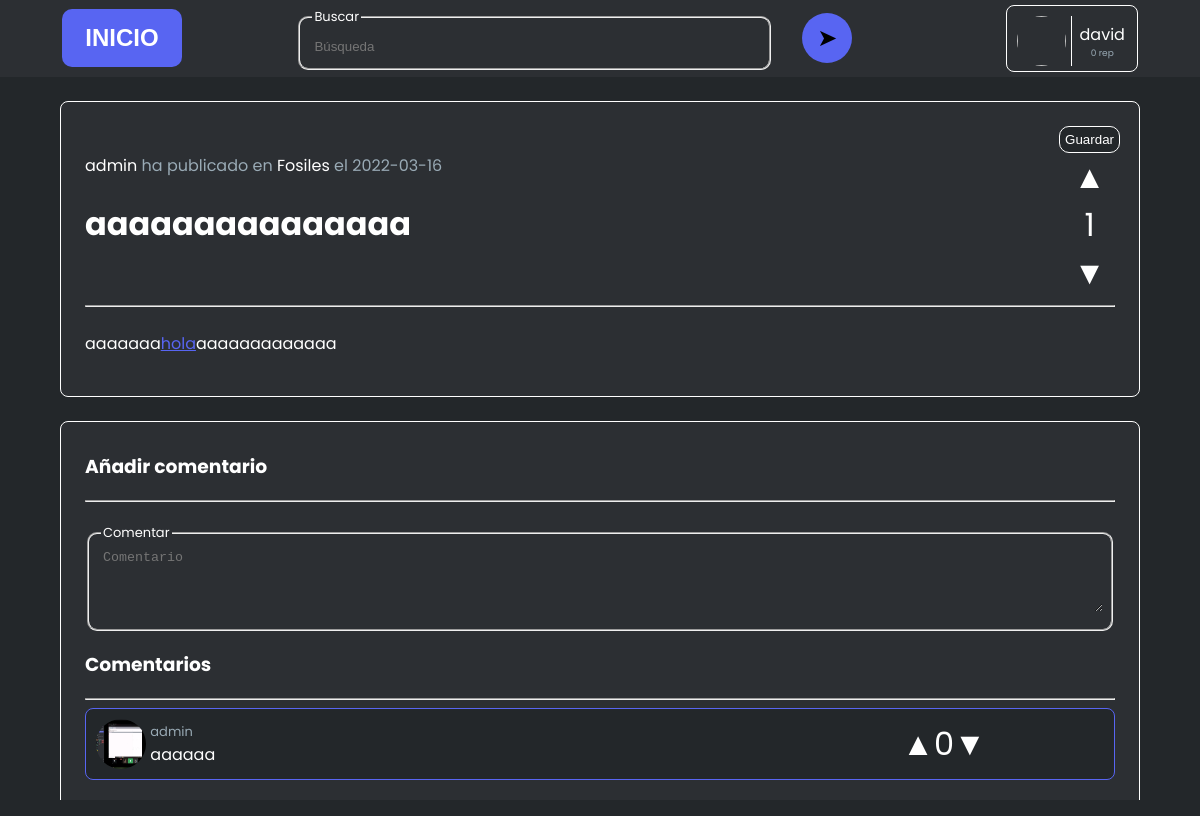
Page /sitio/art/index.php?id=11 (signed in) on the committed database.
### tables this page shows
CREATE TABLE `articulos` (
  `id` int(11) NOT NULL AUTO_INCREMENT,
  `titulo` varchar(150) DEFAULT NULL,
  `contenido` longtext DEFAULT NULL,
  `op` varchar(16) DEFAULT NULL,
  `categoria` int(11) DEFAULT NULL,
  `fecha_publicacion` date DEFAULT current_timestamp(),
  PRIMARY KEY (`id`),
  KEY `op` (`op`),
  KEY `categoria` (`categoria`),
  CONSTRAINT `articulos_ibfk_1` FOREIGN KEY (`op`) REFERENCES `usuarios` (`alias`) ON DELETE CASCADE,
  CONSTRAINT `articulos_ibfk_2` FOREIGN KEY (`categoria`) REFERENCES `categorias` (`id`) ON DELETE CASCADE
);

CREATE TABLE `categorias` (
  `id` int(11) NOT NULL AUTO_INCREMENT,
  `nombre` varchar(16) DEFAULT NULL,
  `descripcion` varchar(255) DEFAULT NULL,
  `propietario` varchar(16) DEFAULT NULL,
  `fecha_creacion` date DEFAULT current_timestamp(),
  PRIMARY KEY (`id`),
  KEY `propietario` (`propietario`),
  CONSTRAINT `categorias_ibfk_1` FOREIGN KEY (`propietario`) REFERENCES `usuarios` (`alias`) ON DELETE CASCADE
);

CREATE TABLE `comentarios` (
  `id` int(11) NOT NULL AUTO_INCREMENT,
  `comentador` varchar(16) DEFAULT NULL,
  `articulo` int(11) DEFAULT NULL,
  `contenido` text DEFAULT NULL,
  `fecha_publicacion` date DEFAULT current_timestamp(),
  PRIMARY KEY (`id`),
  KEY `comentador` (`comentador`),
  KEY `articulo` (`articulo`),
  CONSTRAINT `comentarios_ibfk_1` FOREIGN KEY (`comentador`) REFERENCES `usuarios` (`alias`) ON DELETE CASCADE,
  CONSTRAINT `comentarios_ibfk_2` FOREIGN KEY (`articulo`) REFERENCES `articulos` (`id`) ON DELETE CASCADE
);

### sitio/art/index.php (the view, shortened to what this page needs)
<!DOCTYPE html><html lang="es">
<head>
    <link rel="stylesheet" href="resources/styles.css">
    <?php
        require_once("../../conexion/utils.php");
        if(!isset($con)) $con = new mysqli("localhost", "root", "", "Scope");
        $resArt = $con->query("SELECT * FROM articulos WHERE id = ".$_GET['id']);
        $articulo = mysqli_fetch_assoc($resArt);
        $resCat = $con->query("SELECT * FROM categorias WHERE id = ".$articulo['categoria']);
        $categoria = mysqli_fetch_assoc($resCat);
        $resRep = $con->query("SELECT * FROM votosxarticulos WHERE art=".$_GET['id']);
        $positivos = 0;
        if ($resRep->num_rows > 0) {
            while ($row = mysqli_fetch_assoc($resRep)) $rep[] = $row;
            for ($i = 0; $i < count($rep); $i++){
                if ($rep[$i]['positivo'] == 1) $positivos++;
                else $positivos--;
            }
        }
        $resCom = $con->query("SELECT * FROM comentarios WHERE articulo = ".$_GET['id']." ORDER BY id DESC");
        while ($row = mysqli_fetch_assoc($resCom)) $comentarios[] = $row;
    ?>
</head>
<body>
    <div id="header">
        <div class="inicio">
            <button class="btn btnInicio" onclick="location.href='../home'">INICIO</button>
        </div>
        <form id='formBuscar' class="busqueda" method='post' action="../busqueda/">
            <div id="divFieldset">
                <fieldset id="fieldsetBuscar">
                    <legend>Buscar</legend>
                    <input type="text" class="input buscar" id="buscar" name="buscar" placeholder="Búsqueda">
                </fieldset>
            </div>
            <button type="button" class='btn btnBuscar' id='btnBuscar'>
                ➤
            </button>
        </form>
        <div class="perfil">
            <img id="fotoPerfil">
            <div class="alias">
                <?php echo $_SESSION['user']['alias']; ?>
                <div class="rep"><?php
                    $res = $con->query("SELECT (SELECT COUNT(*) FROM votosxarticulos WHERE art IN (SELECT id FROM articulos WHERE op='".$_SESSION['user']['alias']."') AND positivo=1) - (SELECT COUNT(*) FROM votosxarticulos WHERE art IN (SELECT id FROM articulos WHERE op='".$_SESSION['user']['alias']."') AND positivo=0) as rep");
                    $rep = mysqli_fetch_assoc($res);
                    echo $rep['rep'];
                ?> rep</div>
            </div>
        </div>
    </div>
    <div id="articulo"
    <?php
        if (isset($voto)){
            if ($voto['positivo'] == 1) echo "class='liked'";
            else echo "class='disliked'";
        }
    ?>>
        <div class="cabecera">
            <div class="izqd">
                <div class="op">
                    <?php echo "<a href='../user/index.php?alias=".$articulo['op']."'>".$articulo['op']."</a> ha publicado en <a href='../cat/index.php?id=".$categoria['id']."'>".$categoria['nombre']."</a> el ".$articulo['fecha_publicacion']; ?>
                </div>
                <div class="titulo">
                    <h1><?php echo $articulo['titulo']; ?></h1>
                </div>
            </div>
            <div class="drch">
                <button id="guardar" class="btn
                <?php
                    $res = $con->query("SELECT * FROM publicacionesguardadas WHERE alias='".$_SESSION['user']['alias']."' AND art='".$articulo['id']."'");
                    if ($res->num_rows == 0) echo "guardarPub\">Guardar</button>";
                    else echo "guardada\">Guardado</button>";
                ?>
                <div class="like likeA">▲</div>
                <div class="nVotos"><?php echo $positivos; ?></div>
                <div class="dislike dislikeA">▼</div>
            </div>
        </div>
        <hr/>
        <div class="content">
            <?php
                $contenido = base64_decode($articulo['contenido']);
                preg_match_all("/\(.+?\)\{(?:http(?:s)?:\/\/)?[\w.-]+(?:\.[\w\.-]+)+[\w\-\._~:\/?#[\]@!\$&'\(\)\*\+,;=.]+\}/m", $contenido, $matches);
                for($i = 0; $i < count($matches[0]); $i++){
                    $nombreUrlAux = substr($matches[0][$i],strrpos($matches[0][$i], "(")+1);
                    $nombreUrl = substr($nombreUrlAux, 0,strrpos($nombreUrlAux, ")"));
                    $linkUrlAux = substr($matches[0][$i],strrpos($matches[0][$i], "{")+1);
                    $linkUrl = substr($linkUrlAux, 0,strrpos($linkUrlAux, "}"));
                    $prepared = "<a href='".$linkUrl."'>".$nombreUrl."</a>";
                    $contenido = str_replace("(".$nombreUrl."){".$linkUrl."}", $prepared, $contenido);
                }
                echo $contenido;
            ?>
        </div>
    </div>
    <div class="comentarios">
        <h3>Añadir comentario</h3>
        <hr/>
        <div class="comment">
            <fieldset id="fieldsetComment">
                <legend>Comentar</legend>
                <textarea class="input comentar" id="comentar" name="comentar" rows="4" placeholder="Comentario"></textarea>
            </fieldset>
        </div>
        <h3>Comentarios</h3>
        <hr/>
        <?php
            if($resCom->num_rows < 1) echo "No hay comentarios";
            else{
                for($i = 0; $i < count($comentarios); $i++){
                    $consultaVotos = $con->query("SELECT (SELECT COUNT(*) FROM votosxcomentarios WHERE positivo=1 AND comentario=".$comentarios[$i]['id'].") - (SELECT COUNT(*) FROM votosxcomentarios WHERE positivo=0 AND comentario=".$comentarios[$i]['id'].") AS votos;");
                    $votosComentario = mysqli_fetch_assoc($consultaVotos);
                    echo "
                    <div class='comentario";
                    if (isset($votoCom)){
                        if ($votoCom['positivo'] == 1){
                            echo " liked";
                            unset($votoCom);
                        }
                        else {
                            echo " disliked";
                            unset($votoCom);
                        }
                    }
                    echo "' id='comentario_".$comentarios[$i]['id']."'>
                        <div>
                            <img class='imagen' src='../../resources/img/pfp/";
                            $user = $comentarios[$i]['comentador'];
                            if(file_exists("../../resources/img/pfp/".$user.".jpg")) echo $user.".jpg'/>";
                            else if(file_exists("../../resources/img/pfp/".$user.".jpeg")) echo $user.".jpeg'/>";
                            else if(file_exists("../../resources/img/pfp/".$user.".png")) echo $user.".png'/>";
                            else if(file_exists("../../resources/img/pfp/".$user.".gif")) echo $user.".gif'/>";
                            else echo "(default).jpg'/>";
                            echo "
                            <div class='cuerpo'>
                                <div class='comentador'>".$comentarios[$i]['comentador']."</div>
                                <div class='contenido'>".base64_decode($comentarios[$i]['contenido'])."</div>
                            </div>
                        </div>
                        <div class='votos'>
                            <div class='like likeC'>▲</div>
                            <div class='nVotos'>".$votosComentario['votos']."</div>
                            <div class='dislike dislikeC'>▼</div>
                        </div>";
                    echo "</div>";
                }
            }
        ?>
    </div>
</body>
</html>

### sitio/art/resources/styles.css (style rules this page uses)
html, body { width: 100vw; height: 100vh; overflow: auto; }
body { margin: 0; padding: 0; background-color: #23272A; font-family: "Poppins", Arial, Sans-Serif; color: white; }
.btn { padding: 5%; padding-top: 6%; padding-bottom: 6%; width: 100%; border: none; border-radius: 10px; background-color: rgb(88, 101, 242); cursor: pointer; }
fieldset { cursor: text; text-align: start; border-radius: 10px; }
fieldset > legend { font-size: small; }
.input { color: white; border: none; background: transparent; width: 100%; height: 100%; }
#header { display: flex; flex-wrap: nowrap; flex-direction: row; justify-content: space-around; align-items: center; background-color: #2C2F33; padding: .3em; }
.inicio { font-weight: 700; text-align: center; width: 10%; min-width: 120px; }
.perfil { cursor: pointer; border: 1px solid white; border-radius: .5em; display: flex; flex-direction: row; width: 120px; height: 55px; padding: 5px; }
.perfil img { display: inline-block; width: 50px; height: 50px; border-radius: 50%; margin: 5px; }
.alias { width: 50px; height: 50px; display: flex; align-items: center; justify-content: center; flex-direction: column; margin: 5px; margin-left: 0px; padding-left: 5px; border-left: 1px solid white; }
.rep { text-align: center; width: 100%; color: #99AAB5; font-size: xx-small; }
.btnInicio { padding: 15px; color: white; font-weight: 600; font-size: x-large; }
#articulo { border-radius: .5em; border: 1px solid white; margin-top: 2%; margin-left: 5%; margin-right: 5%; max-height: 60vh; padding: 2%; overflow: hidden; background-color: #2C2F33; }
.content { max-height: 40vh; overflow-y: auto; }
.comentarios { margin-top: 2%; margin-left: 5%; margin-right: 5%; border-radius: .5em; border: 1px solid white; padding: 2%; padding-top: 1%; background-color: #2C2F33; }
.comentador { font-size: small; color:#99AAB5; }
.drch { display: flex; flex-wrap: nowrap; flex-direction: column; }
.cabecera { display: flex; flex-wrap: nowrap; flex-direction: row; }
.cabecera { justify-content: space-between; align-items: center; }
.nVotos { font-size: xx-large; }
.imagen { height: 50px; width: 50px; border-radius: 50%; float: left; margin-right: .5%; }
.comentario { display: flex; flex-wrap: nowrap; flex-direction: row; justify-content: space-between; align-items: center; border: 1px solid rgb(88, 101, 242); border-radius: .5em; padding: 1%; margin-bottom: 1%; background-color: #23272A; }
.cuerpo { display: flex; flex-wrap: nowrap; flex-direction: column; }
.comentario>div { width: 80%; display: flex; flex-direction: row; flex-wrap: nowrap; align-items: center; }
.comentario .votos { width: 20%; }
.comment { display: flex; flex-direction: row; flex-wrap: nowrap; align-items: center; margin-top: 2%; width: auto; }
#fieldsetComment { width: 100%; }
.op { color: #99AAB5 }
.drch { align-items: center; }
.like, .dislike { cursor: pointer; font-size: xx-large; }
textarea { resize: vertical; }
a:link { color: rgb(88, 101, 242); background-color: transparent; }
.btnBuscar { margin-left: 5%; border-radius: 50%; font-size: x-large; padding: 1%; width: 50px; height: 50px; display: flex; justify-content: center; align-items: center; }
.busqueda { width: 50%; display: flex; flex-direction: row; align-items: center; }
#divFieldset { width: 80%; }
#buscar { color: white; }
.izqd a, .izqd a:active, .izqd a:hover { color: white; text-decoration: none; }
.guardarPub { border-radius: 10px; border: 1px solid white; background-color: #23272A; color: white; padding: 10%; width: auto; }

### rows in the picture
articulos: op "admin", fecha_publicacion "2022-03-16", titulo "aaaaaaaaaaaaaaa", contenido "aaaaaaa aaaaaaaaaaaaa"
categorias: nombre "Fosiles"
comentarios: comentador (picture), comentador "admin", contenido "aaaaaa", votos "0"

### other values in the picture
$_SESSION['user']['alias'] "david"
$rep['rep'] "0"
$positivos "1"
$nombreUrl "hola"
